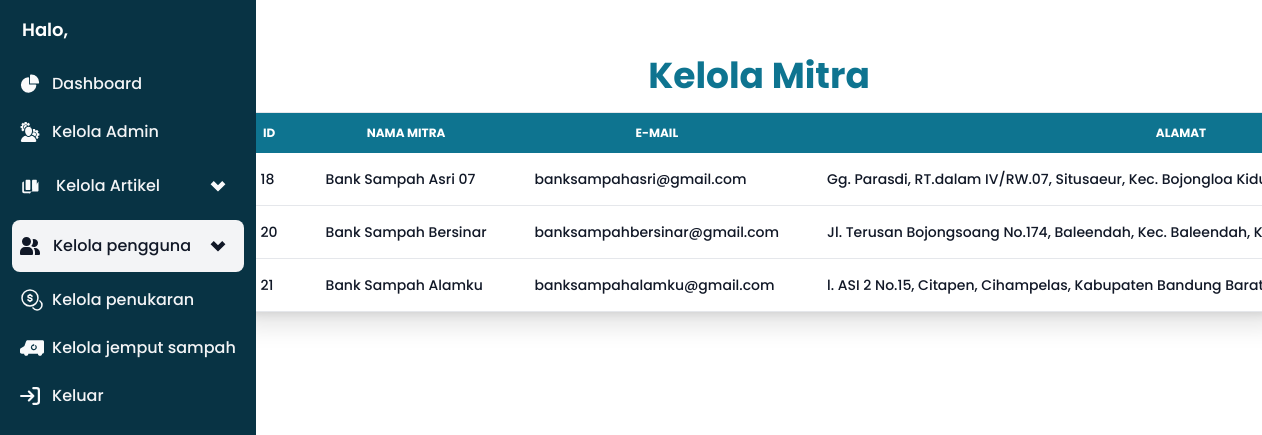
/kelola-mitra.php, run on the app's committed database.
### tables this page shows
CREATE TABLE `users` (
  `user_id` int(11) NOT NULL,
  `foto` varchar(255) DEFAULT NULL,
  `role` enum('konsumen','mitra') DEFAULT NULL,
  `nama` varchar(255) DEFAULT NULL,
  `email` varchar(255) DEFAULT NULL,
  `password` varchar(255) DEFAULT NULL,
  `alamat` text DEFAULT NULL,
  `no_hp` varchar(20) DEFAULT NULL,
  `poin` int(11) DEFAULT NULL
);

### include/Database.php (called while the page is built, shortened)
<?php
class Database
{
    private $host = "localhost";
    private $username = "root";
    private $password = "";
    private $dbname = "ass3";
    private $port = "3306";
    public function __construct()
    {
        $this->conn = new mysqli($this->host, $this->username, $this->password, $this->dbname, $this->port);
    }
}
?>

### include/User.php (called while the page is built, shortened)
<?php
require_once "Database.php";
Class User extends Database {
    public function getAllMitra(){
        $query = "SELECT * FROM users WHERE role = 'mitra'";
        $result = $this->conn->query($query);
        $users = [];
        if ($result->num_rows > 0) {
            while ($row = $result->fetch_object()) {
                $users[] = $row;
            }
        }
        return $users;
    }
}
?>

### kelola-mitra.php (the view, shortened to what this page needs)
<?php
require_once dirname(__FILE__) . "/include/User.php";
$user = new User();
$data = $user->getAllMitra();
?>
<!DOCTYPE html>
<html lang="en">
<head>
    <script src="https://cdn.tailwindcss.com"></script>
    <link href="https://cdnjs.cloudflare.com/ajax/libs/flowbite/2.2.0/flowbite.min.css" rel="stylesheet" />
</head>
<body>
    <aside id="logo-sidebar"
        class="fixed top-0 left-0 z-40 w-64 h-screen transition-transform -translate-x-full sm:translate-x-0"
        aria-label="Sidebar">
        <div class="h-full px-3 py-4 overflow-y-auto bg-cyan-950">
            <a href="https://flowbite.com/" class="flex items-center ps-2.5 mb-5">
                <span class="self-center text-lg font-semibold whitespace-nowrap text-white">Halo,
                </span>
            </a>
            <ul class="space-y-2 font-medium">
                <li>
                    <a href="home-admin.php"
                        class="flex items-center p-2 text-gray-900 rounded-lg group hover:bg-gray-100">
                        <span class="ms-3 text-gray-100 group-hover:text-gray-900">Dashboard</span>
                    </a>
                </li>
                <li id="kelola-admin">
                    <a href="kelola-admin.php"
                        class="flex items-center p-2 text-gray-900 rounded-lg group hover:bg-gray-100">
                        <span class="flex-1 ms-3 text-gray-100 group-hover:text-gray-900">Kelola Admin</span>
                    </a>
                </li>
                <li>
                    <button class="w-full flex items-center p-2 text-gray-900 rounded-lg hover:bg-gray-100 group"
                        data-dropdown-toggle="dropdown-artikel">
                        <span class="flex-1 ms-2 text-gray-100 group-hover:text-gray-900 text-left">Kelola
                            Artikel</span>
                        <svg class="flex-shrink-0 w-9 h-9 text-gray-50 transition duration-75 group-hover:text-gray-900"
                            viewBox="0 0 24 24" xmlns="http://www.w3.org/2000/svg">
                    </button>
                </li>
                <li>
                    <button class="w-full flex items-center p-2 text-gray-900 rounded-lg bg-gray-100 group"
                        data-dropdown-toggle="dropdown">
                        <span class="flex-1 ms-1 text-gray-900">Kelola pengguna</span>
                        <svg class="flex-shrink-0 w-9 h-9 transition duration-75 text-gray-900" viewBox="0 0 24 24"
                            xmlns="http://www.w3.org/2000/svg">
                            <g>
                                <path fill="none" d="M0 0h24v24H0z" />
                                <path d="M12 15l-4.243-4.243 1.415-1.414L12 12.172l2.828-2.829 1.415 1.414z"
                                    stroke="currentColor" fill="currentColor" />
                            </g>
                        </svg>
                    </button>
                </li>
                <li>
                    <a href="#" class="flex items-center p-2 text-gray-900 rounded-lg hover:bg-gray-100 group">
                        <span class="flex-1 ms-2 text-gray-100 group-hover:text-gray-900">Kelola penukaran</span>
                    </a>
                </li>
                <li>
                    <a href="kelolaAdmin.php" class="flex items-center p-2 text-gray-900 rounded-lg hover:bg-gray-100 group">
                        <span class="flex-1 ms-2 text-gray-100 group-hover:text-gray-900">Kelola jemput sampah</span>
                    </a>
                </li>
                <li>
                    <a href="login-admin.php"
                        class="flex items-center p-2 text-gray-900 rounded-lg hover:bg-gray-100 group">
                        <span class="flex-1 ms-3 text-gray-100 group-hover:text-gray-900">Keluar</span>
                    </a>
                </li>
            </ul>
        </div>
    </aside>
    <div class="sm:ml-64">
        <div class="pt-10 grid justify-center">
            <h1 class="my-4 text-4xl font-bold text-center text-cyan-700">Kelola Mitra</h1>
            <div class="relative overflow-auto sm:rounded-lg shadow-xl w-[1047px]">
                <table class="text-sm text-left text-gray-500 border w-[1044px]">
                    <thead class="text-xs text-center text-white uppercase bg-cyan-700">
                        <tr>
                            <th scope="col" class="px-6 py-3">
                                Id
                            </th>
                            <th scope="col" class="px-6 py-3">
                                Nama Mitra
                            </th>
                            <th scope="col" class="px-6 py-3">
                                E-mail
                            </th>
                            <th scope="col" class="px-6 py-3">
                                Alamat
                            </th>
                        </tr>
                    </thead>
                    <tbody>
                        <?php foreach ($data as $mitra): ?>
                            <tr class="bg-white border-b text-center font-medium text-gray-900 whitespace-nowrap">
                                <th scope="row" class="px-6 py-4 font-medium text-left">
                                    <?= $mitra->user_id ?>
                                </th>
                                <td class="px-6 py-4 text-left">
                                    <?= $mitra->nama ?>
                                </td>
                                <td class="px-6 py-4 text-left">
                                    <?= $mitra->email ?>
                                </td>
                                <td class="px-6 py-4 text-left">
                                    <?= $mitra->alamat ?>
                                </td>
                            </tr>
                        <?php endforeach; ?>
                    </tbody>
                </table>
            </div>
</body>
</html>

### kelola-mitra.php (style rules this page uses)
* { font-family: 'Poppins', sans-serif; }

### data on the page
users: user_id "18", nama "Bank Sampah Asri 07", email "banksampahasri@gmail.com", alamat "Gg. Parasdi, RT.dalam IV/RW.07, Situsaeur, Kec. Bojongloa…"
users: user_id "20", nama "Bank Sampah Bersinar", email "banksampahbersinar@gmail.com", alamat "Jl. Terusan Bojongsoang No.174, Baleendah, Kec. Baleendah,…"
users: user_id "21", nama "Bank Sampah Alamku", email "banksampahalamku@gmail.com", alamat "l. ASI 2 No.15, Citapen, Cihampelas, Kabupaten Bandung…"
